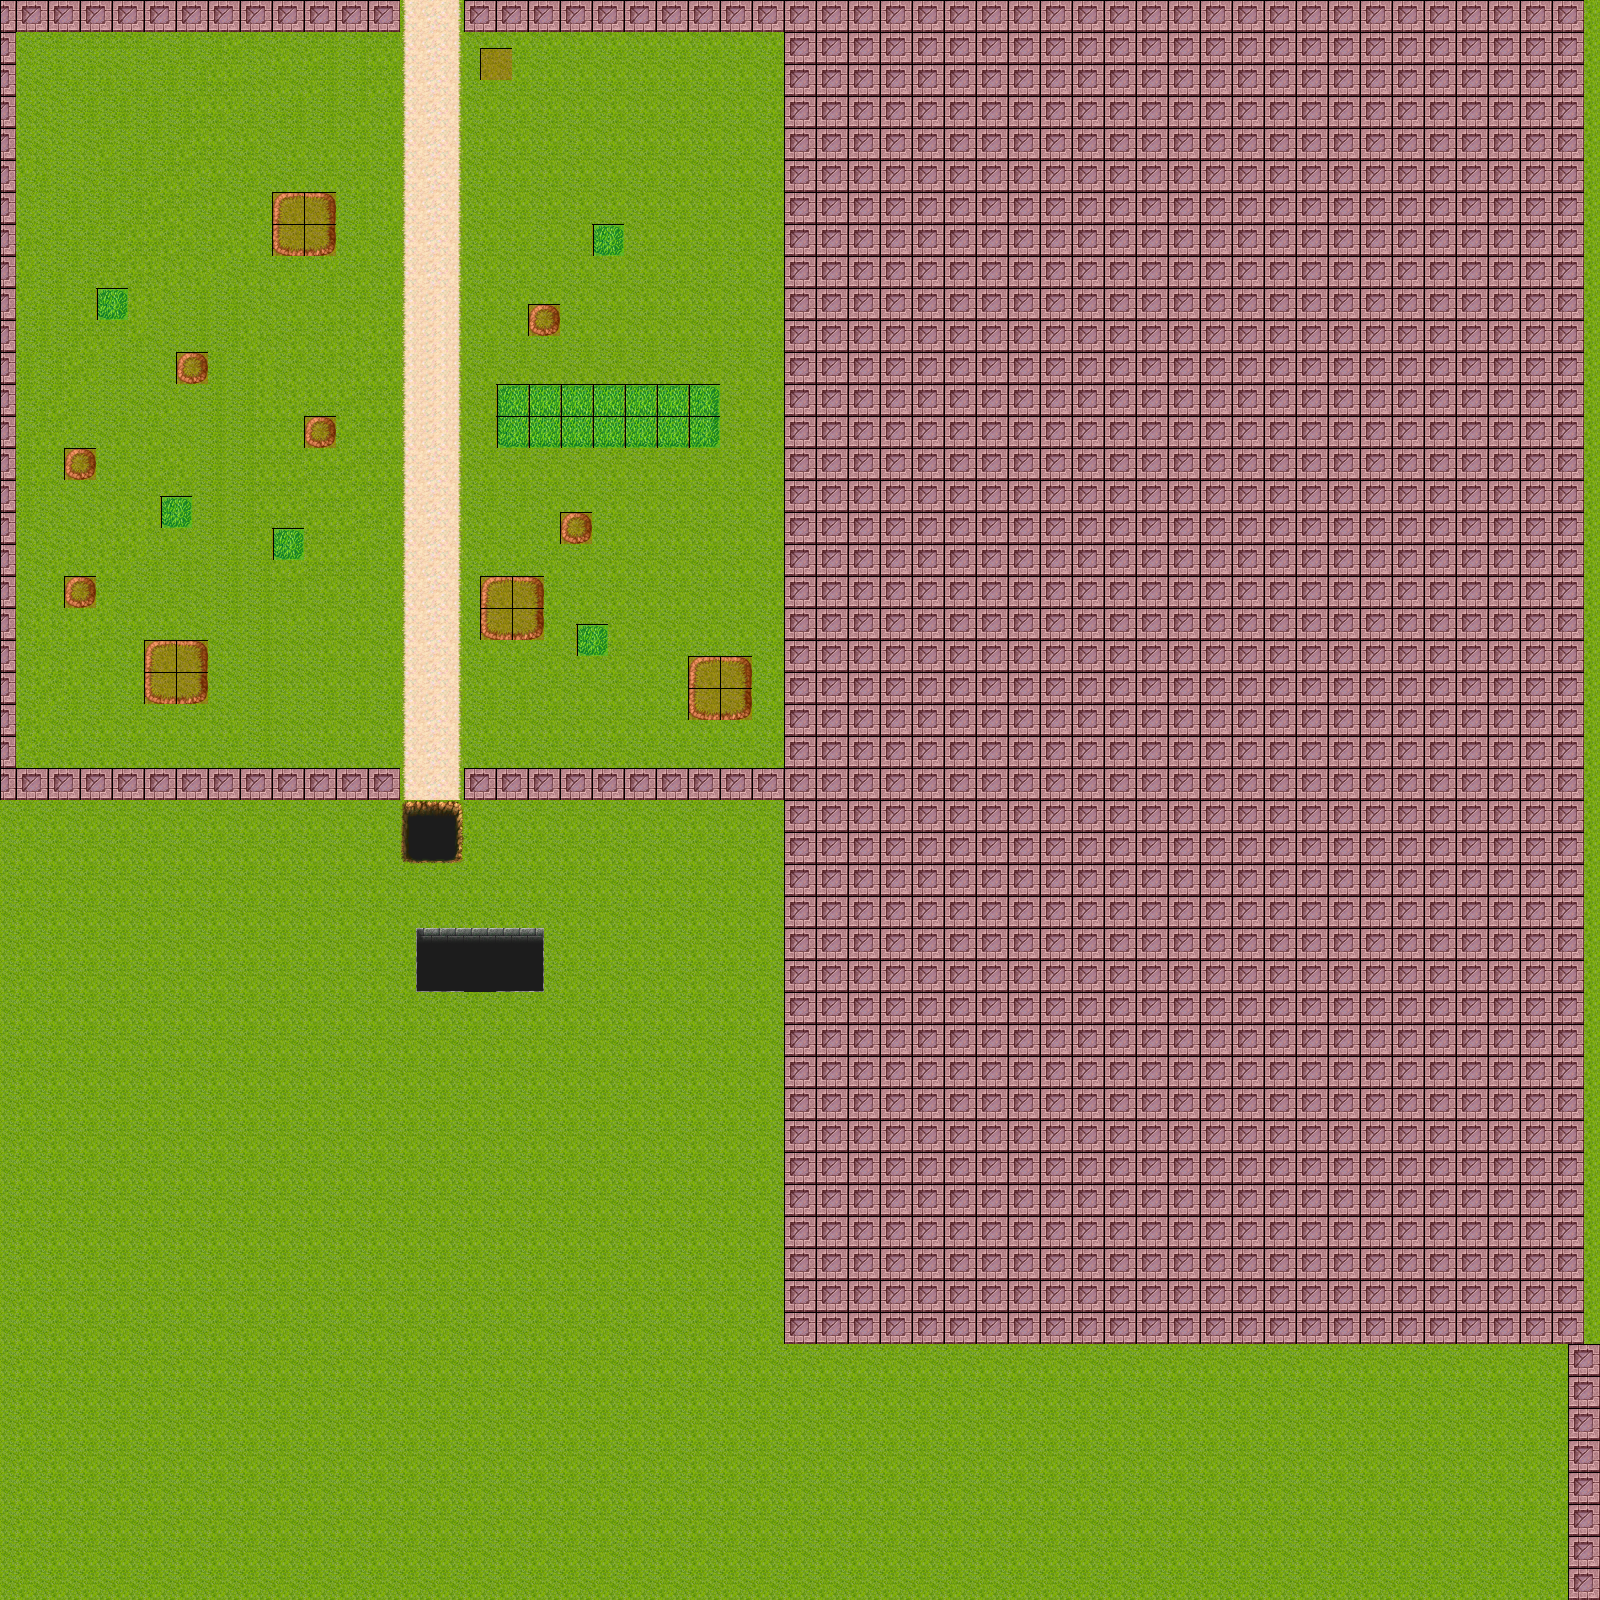

The image is a tile-based game level rendered from a .tmx file. Its description and source (layers, tilesets, objects; grid data summarised) follow:
An orthogonal 100x100 tile map with 16x16 px tiles, 3 tile layers (backround, barrier, meta), 10 tilesets.

<map version="1.0" orientation="orthogonal" width="100" height="100" tilewidth="16" tileheight="16">
 <tileset firstgid="1" name="TileA1" tilewidth="16" tileheight="16">
  <image source="vx_map/TileA1.png" trans="ff8080" width="512" height="384" />
 </tileset>
 <tileset firstgid="769" name="TileA2" tilewidth="16" tileheight="16">
  <image source="vx_map/TileA2.png" trans="ff8080" width="512" height="384" />
 </tileset>
 <tileset firstgid="1537" name="TileA3" tilewidth="16" tileheight="16">
  <image source="vx_map/TileA3.png" trans="ff8080" width="512" height="256" />
 </tileset>
 <tileset firstgid="2049" name="TileA4" tilewidth="16" tileheight="16">
  <image source="vx_map/TileA4.png" trans="ff8080" width="512" height="480" />
 </tileset>
 <tileset firstgid="3009" name="TileA5" tilewidth="16" tileheight="16">
  <image source="vx_map/TileA5.png" trans="ff8080" width="256" height="512" />
 </tileset>
 <tileset firstgid="3521" name="TileB" tilewidth="16" tileheight="16">
  <image source="vx_map/TileB.png" trans="ff8080" width="512" height="512" />
 </tileset>
 <tileset firstgid="4545" name="TileC" tilewidth="16" tileheight="16">
  <image source="vx_map/TileC.png" trans="ff8080" width="512" height="512" />
 </tileset>
 <tileset firstgid="5569" name="TileD" tilewidth="16" tileheight="16">
  <image source="vx_map/TileD.png" trans="ff8080" width="512" height="512" />
 </tileset>
 <tileset firstgid="6593" name="TileE" tilewidth="16" tileheight="16">
  <image source="vx_map/TileE.png" trans="ff8080" width="512" height="512" />
 </tileset>
 <tileset firstgid="7617" name="meta_tiles" tilewidth="16" tileheight="16">
  <image source="meta_tiles.png" trans="ff8080" width="67" height="34" />
  <tile id="0">
   <properties>
    <property name="Collidable" value="1" />
   </properties>
  </tile>
  <tile id="1">
   <properties>
    <property name="Collidable" value="1" />
   </properties>
  </tile>
  <tile id="4">
   <properties>
    <property name="Collidable" value="1" />
   </properties>
  </tile>
  <tile id="5">
   <properties>
    <property name="Collidable" value="1" />
   </properties>
  </tile>
 </tileset>
 <layer name="backround" width="100" height="100">
  <data>[10000 cells, 10000 non-empty, 64 distinct tile ids]</data>
 </layer>
 <objectgroup name="objects" width="100" height="100" />
 <layer name="barrier" width="100" height="100">
  <data>[10000 cells, 4706 non-empty, 45 distinct tile ids]</data>
 </layer>
 <layer name="meta" width="100" height="100">
  <data>[10000 cells, 4626 non-empty, 8 distinct tile ids]</data>
 </layer>
</map>
